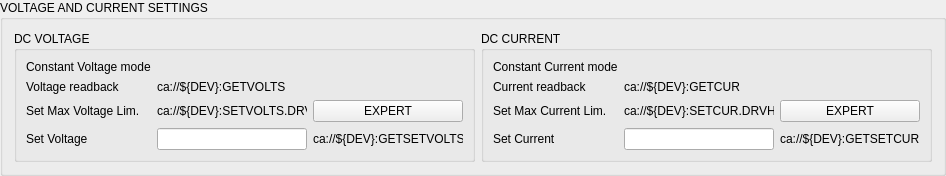
    <widget class="QGroupBox" name="UISetting">
     <property name="font">
      <font>
       <weight>50</weight>
       <bold>false</bold>
      </font>
     </property>
     <property name="title">
      <string>VOLTAGE AND CURRENT SETTINGS</string>
     </property>
     <layout class="QHBoxLayout" name="horizontalLayout_2">
      <item>
       <widget class="QGroupBox" name="DCVoltage">
        <property name="title">
         <string>DC VOLTAGE</string>
        </property>
        <layout class="QVBoxLayout" name="verticalLayout_5">
         <item>
          <layout class="QGridLayout" name="gridLayout_6">
           <item row="2" column="0">
            <widget class="QLabel" name="label_32">
             <property name="sizePolicy">
              <sizepolicy hsizetype="MinimumExpanding" vsizetype="MinimumExpanding">
               <horstretch>0</horstretch>
               <verstretch>0</verstretch>
              </sizepolicy>
             </property>
             <property name="maximumSize">
              <size>
               <width>150</width>
               <height>30</height>
              </size>
             </property>
             <property name="text">
              <string>Set Max Voltage Lim.</string>
             </property>
            </widget>
           </item>
           <item row="0" column="1">
            <widget class="PyDMByteIndicator" name="PyDMByteIndicator_2">
             <property name="sizePolicy">
              <sizepolicy hsizetype="MinimumExpanding" vsizetype="MinimumExpanding">
               <horstretch>0</horstretch>
               <verstretch>0</verstretch>
              </sizepolicy>
             </property>
             <property name="maximumSize">
              <size>
               <width>150</width>
               <height>30</height>
              </size>
             </property>
             <property name="toolTip">
              <string/>
             </property>
             <property name="channel" stdset="0">
              <string>ca://${DEV}:STAT-CV</string>
             </property>
             <property name="showLabels" stdset="0">
              <bool>false</bool>
             </property>
            </widget>
           </item>
           <item row="0" column="0">
            <widget class="QLabel" name="label_34">
             <property name="sizePolicy">
              <sizepolicy hsizetype="MinimumExpanding" vsizetype="MinimumExpanding">
               <horstretch>0</horstretch>
               <verstretch>0</verstretch>
              </sizepolicy>
             </property>
             <property name="maximumSize">
              <size>
               <width>150</width>
               <height>30</height>
              </size>
             </property>
             <property name="text">
              <string>Constant Voltage mode</string>
             </property>
            </widget>
           </item>
           <item row="3" column="1">
            <widget class="PyDMLineEdit" name="PyDMLineEdit_2">
             <property name="sizePolicy">
              <sizepolicy hsizetype="MinimumExpanding" vsizetype="MinimumExpanding">
               <horstretch>0</horstretch>
               <verstretch>0</verstretch>
              </sizepolicy>
             </property>
             <property name="maximumSize">
              <size>
               <width>150</width>
               <height>30</height>
              </size>
             </property>
             <property name="toolTip">
              <string/>
             </property>
             <property name="echoMode">
              <enum>QLineEdit::Normal</enum>
             </property>
             <property name="precision" stdset="0">
              <number>3</number>
             </property>
             <property name="showUnits" stdset="0">
              <bool>true</bool>
             </property>
             <property name="precisionFromPV" stdset="0">
              <bool>false</bool>
             </property>
             <property name="channel" stdset="0">
              <string>ca://${DEV}:SETVOLTS</string>
             </property>
            </widget>
           </item>
           <item row="1" column="0">
            <widget class="QLabel" name="label_33">
             <property name="sizePolicy">
              <sizepolicy hsizetype="MinimumExpanding" vsizetype="MinimumExpanding">
               <horstretch>0</horstretch>
               <verstretch>0</verstretch>
              </sizepolicy>
             </property>
             <property name="maximumSize">
              <size>
               <width>150</width>
               <height>30</height>
              </size>
             </property>
             <property name="text">
              <string>Voltage readback</string>
             </property>
            </widget>
           </item>
           <item row="3" column="0">
            <widget class="QLabel" name="label_11">
             <property name="sizePolicy">
              <sizepolicy hsizetype="MinimumExpanding" vsizetype="MinimumExpanding">
               <horstretch>0</horstretch>
               <verstretch>0</verstretch>
              </sizepolicy>
             </property>
             <property name="maximumSize">
              <size>
               <width>150</width>
               <height>30</height>
              </size>
             </property>
             <property name="text">
              <string>Set Voltage</string>
             </property>
            </widget>
           </item>
           <item row="3" column="2">
            <widget class="PyDMLabel" name="PyDMLabel_21">
             <property name="sizePolicy">
              <sizepolicy hsizetype="MinimumExpanding" vsizetype="MinimumExpanding">
               <horstretch>0</horstretch>
               <verstretch>0</verstretch>
              </sizepolicy>
             </property>
             <property name="maximumSize">
              <size>
               <width>150</width>
               <height>30</height>
              </size>
             </property>
             <property name="toolTip">
              <string/>
             </property>
             <property name="text">
              <string>ca://${DEV}:GETSETVOLTS</string>
             </property>
             <property name="alignment">
              <set>Qt::AlignLeading|Qt::AlignLeft|Qt::AlignVCenter</set>
             </property>
             <property name="precision" stdset="0">
              <number>0</number>
             </property>
             <property name="showUnits" stdset="0">
              <bool>true</bool>
             </property>
             <property name="precisionFromPV" stdset="0">
              <bool>true</bool>
             </property>
             <property name="alarmSensitiveBorder" stdset="0">
              <bool>true</bool>
             </property>
             <property name="channel" stdset="0">
              <string>ca://${DEV}:GETSETVOLTS</string>
             </property>
            </widget>
           </item>
           <item row="2" column="2">
            <widget class="PyDMRelatedDisplayButton" name="PyDMRelatedDisplayButton_6">
             <property name="sizePolicy">
              <sizepolicy hsizetype="MinimumExpanding" vsizetype="MinimumExpanding">
               <horstretch>0</horstretch>
               <verstretch>0</verstretch>
              </sizepolicy>
             </property>
             <property name="maximumSize">
              <size>
               <width>16777215</width>
               <height>30</height>
              </size>
             </property>
             <property name="toolTip">
              <string/>
             </property>
             <property name="text">
              <string>EXPERT</string>
             </property>
             <property name="filenames" stdset="0">
              <stringlist>
               <string>expert.ui</string>
              </stringlist>
             </property>
             <property name="macros" stdset="0">
              <stringlist>
               <string>DEV=${DEV}</string>
              </stringlist>
             </property>
             <property name="openInNewWindow" stdset="0">
              <bool>true</bool>
             </property>
            </widget>
           </item>
           <item row="2" column="1">
            <widget class="PyDMLabel" name="PyDMLabel">
             <property name="sizePolicy">
              <sizepolicy hsizetype="MinimumExpanding" vsizetype="MinimumExpanding">
               <horstretch>0</horstretch>
               <verstretch>0</verstretch>
              </sizepolicy>
             </property>
             <property name="maximumSize">
              <size>
               <width>150</width>
               <height>30</height>
              </size>
             </property>
             <property name="toolTip">
              <string/>
             </property>
             <property name="text">
              <string>ca://${DEV}:SETVOLTS.DRVH</string>
             </property>
             <property name="precision" stdset="0">
              <number>3</number>
             </property>
             <property name="precisionFromPV" stdset="0">
              <bool>false</bool>
             </property>
             <property name="alarmSensitiveBorder" stdset="0">
              <bool>true</bool>
             </property>
             <property name="channel" stdset="0">
              <string>ca://${DEV}:SETVOLTS.DRVH</string>
             </property>
            </widget>
           </item>
           <item row="1" column="1">
            <widget class="PyDMLabel" name="PyDMLabel_31">
             <property name="sizePolicy">
              <sizepolicy hsizetype="MinimumExpanding" vsizetype="MinimumExpanding">
               <horstretch>0</horstretch>
               <verstretch>0</verstretch>
              </sizepolicy>
             </property>
             <property name="maximumSize">
              <size>
               <width>150</width>
               <height>30</height>
              </size>
             </property>
             <property name="toolTip">
              <string/>
             </property>
             <property name="text">
              <string>ca://${DEV}:GETVOLTS</string>
             </property>
             <property name="alignment">
              <set>Qt::AlignLeading|Qt::AlignLeft|Qt::AlignVCenter</set>
             </property>
             <property name="precision" stdset="0">
              <number>0</number>
             </property>
             <property name="showUnits" stdset="0">
              <bool>true</bool>
             </property>
             <property name="precisionFromPV" stdset="0">
              <bool>true</bool>
             </property>
             <property name="alarmSensitiveBorder" stdset="0">
              <bool>true</bool>
             </property>
             <property name="channel" stdset="0">
              <string>ca://${DEV}:GETVOLTS</string>
             </property>
            </widget>
           </item>
          </layout>
         </item>
        </layout>
       </widget>
      </item>
      <item>
       <widget class="QGroupBox" name="DCCurrent">
        <property name="title">
         <string>DC CURRENT</string>
        </property>
        <layout class="QVBoxLayout" name="verticalLayout_4">
         <item>
          <layout class="QGridLayout" name="gridLayout_4">
           <item row="3" column="0">
            <widget class="QLabel" name="label_6">
             <property name="sizePolicy">
              <sizepolicy hsizetype="MinimumExpanding" vsizetype="MinimumExpanding">
               <horstretch>0</horstretch>
               <verstretch>0</verstretch>
              </sizepolicy>
             </property>
             <property name="maximumSize">
              <size>
               <width>150</width>
               <height>30</height>
              </size>
             </property>
             <property name="text">
              <string>Set Current</string>
             </property>
            </widget>
           </item>
           <item row="0" column="0">
            <widget class="QLabel" name="label_35">
             <property name="sizePolicy">
              <sizepolicy hsizetype="MinimumExpanding" vsizetype="MinimumExpanding">
               <horstretch>0</horstretch>
               <verstretch>0</verstretch>
              </sizepolicy>
             </property>
             <property name="maximumSize">
              <size>
               <width>150</width>
               <height>30</height>
              </size>
             </property>
             <property name="text">
              <string>Constant Current mode</string>
             </property>
            </widget>
           </item>
           <item row="3" column="1">
            <widget class="PyDMLineEdit" name="PyDMLineEdit_4">
             <property name="sizePolicy">
              <sizepolicy hsizetype="MinimumExpanding" vsizetype="MinimumExpanding">
               <horstretch>0</horstretch>
               <verstretch>0</verstretch>
              </sizepolicy>
             </property>
             <property name="maximumSize">
              <size>
               <width>150</width>
               <height>30</height>
              </size>
             </property>
             <property name="toolTip">
              <string/>
             </property>
             <property name="showUnits" stdset="0">
              <bool>true</bool>
             </property>
             <property name="channel" stdset="0">
              <string>ca://${DEV}:SETCUR</string>
             </property>
            </widget>
           </item>
           <item row="1" column="0">
            <widget class="QLabel" name="label_31">
             <property name="sizePolicy">
              <sizepolicy hsizetype="MinimumExpanding" vsizetype="MinimumExpanding">
               <horstretch>0</horstretch>
               <verstretch>0</verstretch>
              </sizepolicy>
             </property>
             <property name="maximumSize">
              <size>
               <width>150</width>
               <height>30</height>
              </size>
             </property>
             <property name="text">
              <string>Current readback</string>
             </property>
            </widget>
           </item>
           <item row="2" column="0">
            <widget class="QLabel" name="label_30">
             <property name="sizePolicy">
              <sizepolicy hsizetype="MinimumExpanding" vsizetype="MinimumExpanding">
               <horstretch>0</horstretch>
               <verstretch>0</verstretch>
              </sizepolicy>
             </property>
             <property name="maximumSize">
              <size>
               <width>150</width>
               <height>30</height>
              </size>
             </property>
             <property name="text">
              <string>Set Max Current Lim.</string>
             </property>
            </widget>
           </item>
           <item row="0" column="1">
            <widget class="PyDMByteIndicator" name="PyDMByteIndicator">
             <property name="sizePolicy">
              <sizepolicy hsizetype="MinimumExpanding" vsizetype="MinimumExpanding">
               <horstretch>0</horstretch>
               <verstretch>0</verstretch>
              </sizepolicy>
             </property>
             <property name="maximumSize">
              <size>
               <width>150</width>
               <height>30</height>
              </size>
             </property>
             <property name="toolTip">
              <string/>
             </property>
             <property name="channel" stdset="0">
              <string>ca://${DEV}:STAT-CC</string>
             </property>
             <property name="showLabels" stdset="0">
              <bool>false</bool>
             </property>
            </widget>
           </item>
           <item row="3" column="2">
            <widget class="PyDMLabel" name="PyDMLabel_29">
             <property name="sizePolicy">
              <sizepolicy hsizetype="MinimumExpanding" vsizetype="MinimumExpanding">
               <horstretch>0</horstretch>
               <verstretch>0</verstretch>
              </sizepolicy>
             </property>
             <property name="maximumSize">
              <size>
               <width>150</width>
               <height>30</height>
              </size>
             </property>
             <property name="toolTip">
              <string/>
             </property>
             <property name="text">
              <string>ca://${DEV}:GETSETCUR</string>
             </property>
             <property name="alignment">
              <set>Qt::AlignLeading|Qt::AlignLeft|Qt::AlignVCenter</set>
             </property>
             <property name="precision" stdset="0">
              <number>0</number>
             </property>
             <property name="showUnits" stdset="0">
              <bool>true</bool>
             </property>
             <property name="precisionFromPV" stdset="0">
              <bool>true</bool>
             </property>
             <property name="alarmSensitiveBorder" stdset="0">
              <bool>true</bool>
             </property>
             <property name="channel" stdset="0">
              <string>ca://${DEV}:GETSETCUR</string>
             </property>
            </widget>
           </item>
           <item row="2" column="2">
            <widget class="PyDMRelatedDisplayButton" name="PyDMRelatedDisplayButton_7">
             <property name="sizePolicy">
              <sizepolicy hsizetype="MinimumExpanding" vsizetype="MinimumExpanding">
               <horstretch>0</horstretch>
               <verstretch>0</verstretch>
              </sizepolicy>
             </property>
             <property name="maximumSize">
              <size>
               <width>16777215</width>
               <height>30</height>
              </size>
             </property>
             <property name="toolTip">
              <string/>
             </property>
             <property name="text">
              <string>EXPERT</string>
             </property>
             <property name="filenames" stdset="0">
              <stringlist>
               <string>expert.ui</string>
              </stringlist>
             </property>
             <property name="macros" stdset="0">
              <stringlist>
               <string>DEV=${DEV}</string>
              </stringlist>
             </property>
             <property name="openInNewWindow" stdset="0">
              <bool>true</bool>
             </property>
            </widget>
           </item>
           <item row="2" column="1">
            <widget class="PyDMLabel" name="PyDMLabel_2">
             <property name="sizePolicy">
              <sizepolicy hsizetype="MinimumExpanding" vsizetype="MinimumExpanding">
               <horstretch>0</horstretch>
               <verstretch>0</verstretch>
              </sizepolicy>
             </property>
             <property name="maximumSize">
              <size>
               <width>150</width>
               <height>30</height>
              </size>
             </property>
             <property name="toolTip">
              <string/>
             </property>
             <property name="text">
              <string>ca://${DEV}:SETCUR.DRVH</string>
             </property>
             <property name="alarmSensitiveBorder" stdset="0">
              <bool>true</bool>
             </property>
             <property name="channel" stdset="0">
              <string>ca://${DEV}:SETCUR.DRVH</string>
             </property>
            </widget>
           </item>
           <item row="1" column="1">
            <widget class="PyDMLabel" name="PyDMLabel_30">
             <property name="sizePolicy">
              <sizepolicy hsizetype="MinimumExpanding" vsizetype="MinimumExpanding">
               <horstretch>0</horstretch>
               <verstretch>0</verstretch>
              </sizepolicy>
             </property>
             <property name="maximumSize">
              <size>
               <width>150</width>
               <height>30</height>
              </size>
             </property>
             <property name="toolTip">
              <string/>
             </property>
             <property name="text">
              <string>ca://${DEV}:GETCUR</string>
             </property>
             <property name="alignment">
              <set>Qt::AlignLeading|Qt::AlignLeft|Qt::AlignVCenter</set>
             </property>
             <property name="precision" stdset="0">
              <number>0</number>
             </property>
             <property name="showUnits" stdset="0">
              <bool>true</bool>
             </property>
             <property name="precisionFromPV" stdset="0">
              <bool>true</bool>
             </property>
             <property name="alarmSensitiveBorder" stdset="0">
              <bool>true</bool>
             </property>
             <property name="channel" stdset="0">
              <string>ca://${DEV}:GETCUR</string>
             </property>
            </widget>
           </item>
          </layout>
         </item>
        </layout>
       </widget>
      </item>
     </layout>
    </widget>
